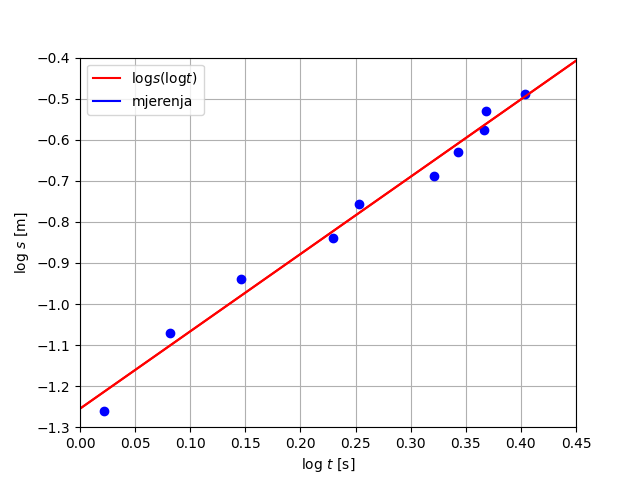

The script that saved this image:
from turtle import color
import matplotlib.pyplot as plt
import numpy as np
import math

# # Data for plotting
x = np.arange(0, 2, 0.01)
y = 1.88265*x - 1.25485

# (logt, logs) mjerenja
x1, y1 = (0.02189, -1.25964)
x2, y2 = (0.081587, -1.07058)
x3, y3 = (0.146128, -0.9393)
x4, y4 = (0.229597, -0.83863)
x5, y5 = (0.252853, -0.75696)
x6, y6 = (0.320838, -0.68825)
x7, y7 = (0.34308, -0.62893)
x8, y8 = (0.366734, -0.57675)
x9, y9 = (0.368597, -0.53018)
x10, y10 = (0.403692, -0.48812)


fig, ax = plt.subplots()
ax.plot(x, y, color='red')
plt.plot(x1, y1, 'bo')
plt.plot(x2, y2, 'bo')
plt.plot(x3, y3, 'bo')
plt.plot(x4, y4, 'bo')
plt.plot(x5, y5, 'bo')
plt.plot(x6, y6, 'bo')
plt.plot(x7, y7, 'bo')
plt.plot(x8, y8, 'bo')
plt.plot(x9, y9, 'bo')
plt.plot(x10, y10, 'bo')


ax.set(xlabel='log $t$ [s]', ylabel='log $s$ [m]')
#        title='About as simple as it gets, folks')
ax.grid()

ax = plt.gca()
ax.set_xlim([0, 0.45])
ax.set_ylim([-1.3, -0.4])

plt.plot(x, y, "-r", label="log$s$(log$t$)")
plt.plot(x1, y1, "-b", label="mjerenja")
plt.legend(loc="upper left")

fig.savefig("vj3_log.png")

plt.show()